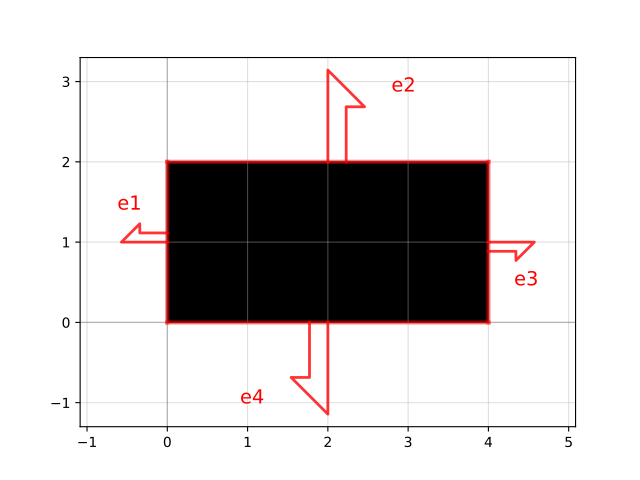

This figure's Python source:
import gdsfactory as gf

c = gf.components.rectangle(size=[4.0, 2.0], layer='WG', centered=False, port_type='electrical', port_orientations=[180, 90, 0, -90])
c.plot()
